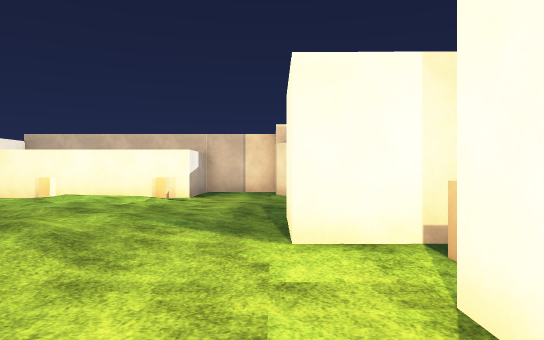
[1] (above)

17 first-person views from a walk through a 3-D level made in the Unity game engine. The camera is 1.3 m above the floor, looks level and sees 70° across. The floor is counted in squares, 1.89 m on a side. Each view is taken from the middle of a square. On the plan, view 1 faces up. The plan holds only what a view shows up to about 11 squares ahead; the rest is blank. The place goes on beyond the plan. The player is left out. Some surface patterns are stand-ins.

[2]
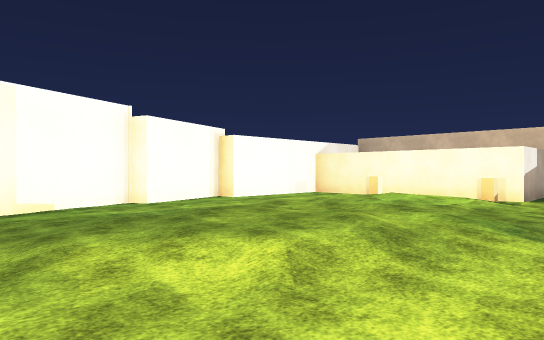

[3]
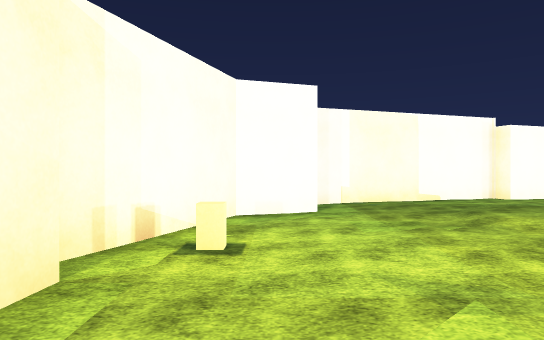

[4]
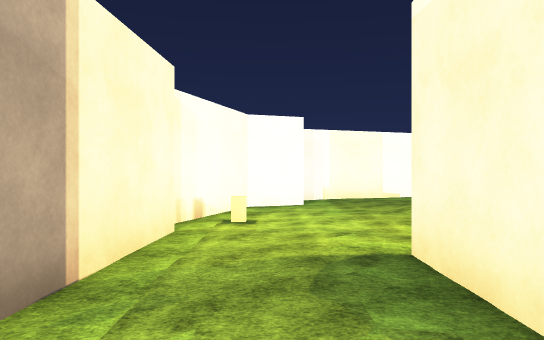

[5]
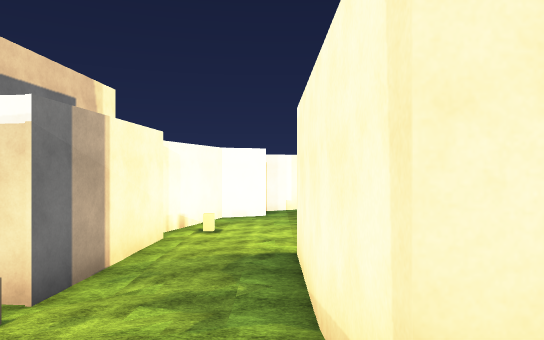

[6]
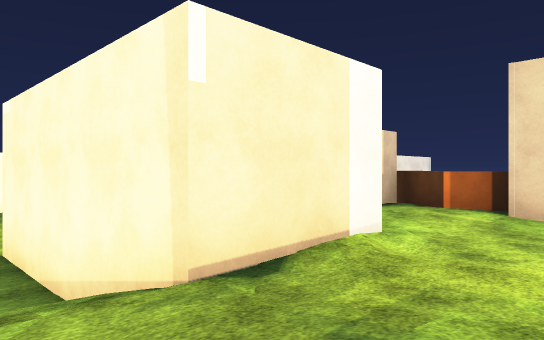

[7]
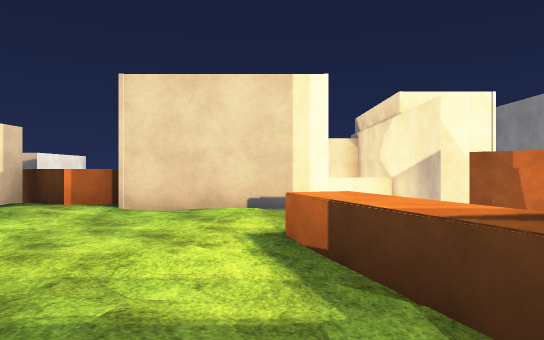

[8]
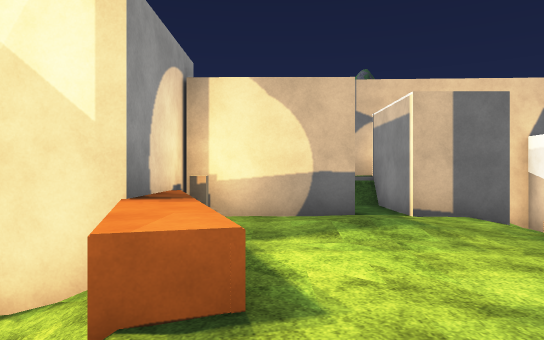

[9]
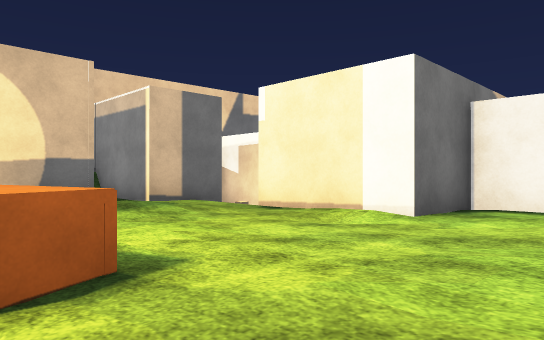

[10]
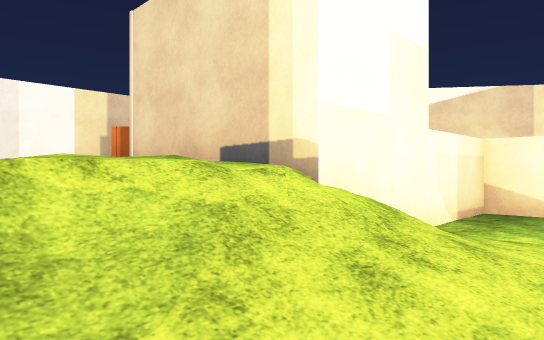

[11]
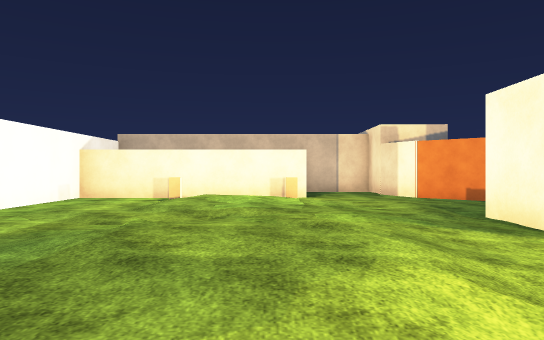

[12]
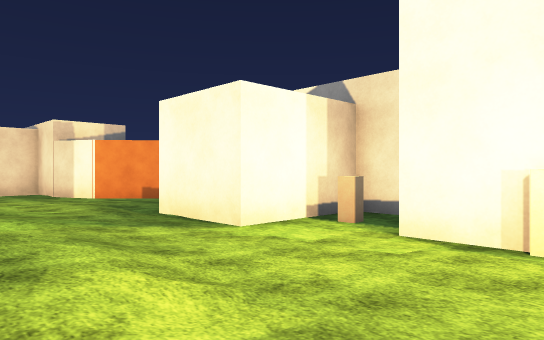

[13]
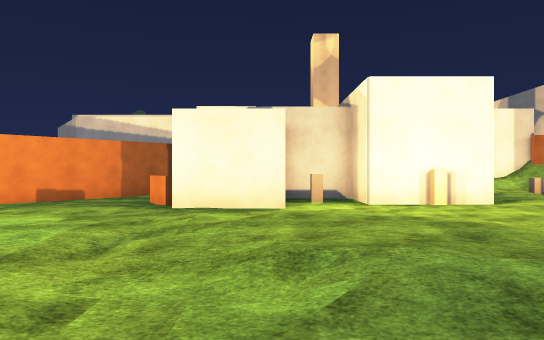

[14]
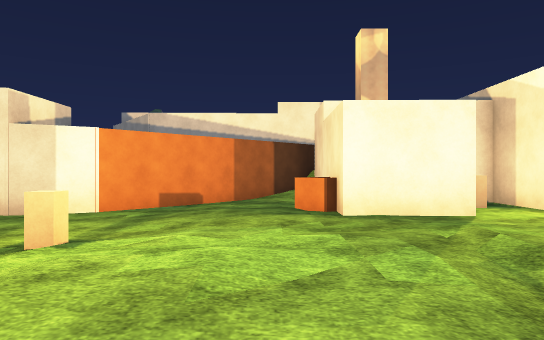

[15]
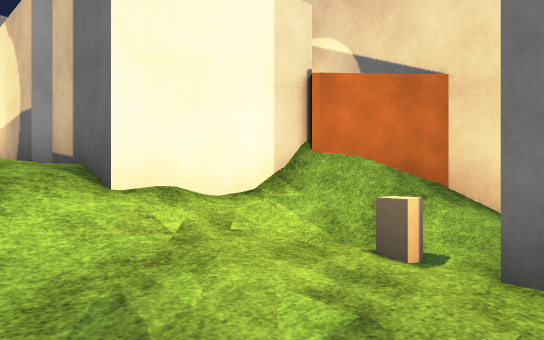

[16]
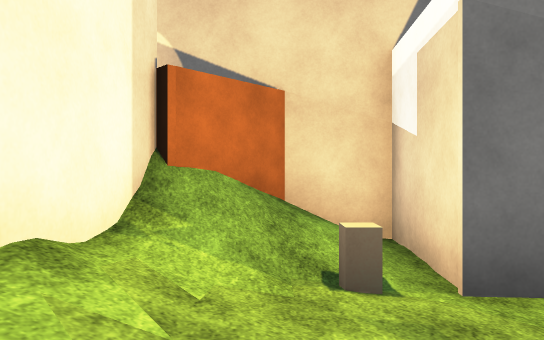

[17]
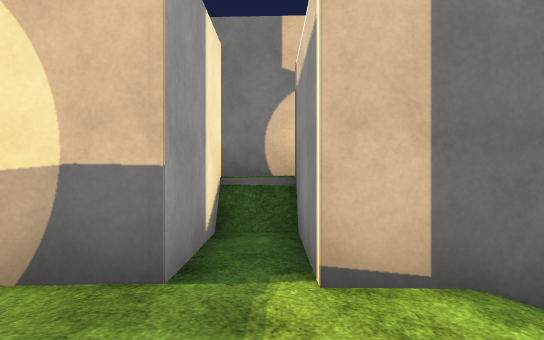

### Floor plan
Key: @ floor where view 1 was taken; # wall or solid block; . main floor; : floor 0.5 m higher than the main floor; + floor 1.5 m higher than the main floor; / step, stairs or slope; = window, fence, low wall or low ledge; ^ raised ledge.
Columns run from 9 left of view 1 to 13 right of it. Each row starts with its distance up from view 1.
 12        #.#
 11        #.##
 10  #######..##
  9  #.....=...##       ###
  8  #...:......##      #.#
  7  #...........##     #.
  6 ##........######=#  #.
  5  #.......#### #=+####/.
  4  #.......######+++++/:.
  3  #.........####+++++//
  2  #........#######++=^..
  1  ##.......### # #+++=/
  0   #......@#######+++^##
 -1   #...........:/++++^^
 -2     #.........:/++++#
 -3     ####.......##+###
 -4        ######./##+#
 -5             #//##=#
 -6             #######

Positions as (right, up) in squares from view 1, and headings:
1: (0, 0), facing up
2: (0, 0), facing up-left
3: (2, -2), facing left
4: (5, -2), facing left
5: (8, -1), facing left
6: (9, -2), facing up-left
7: (10, -2), facing up
8: (10, 4), facing down
9: (11, 4), facing down-left
10: (13, 2), facing up-left
11: (-3, 0), facing up
12: (-3, 0), facing up-right
13: (-7, 4), facing right
14: (-6, 7), facing right
15: (3, -1), facing down-right
16: (5, -1), facing down
17: (8, 0), facing down
